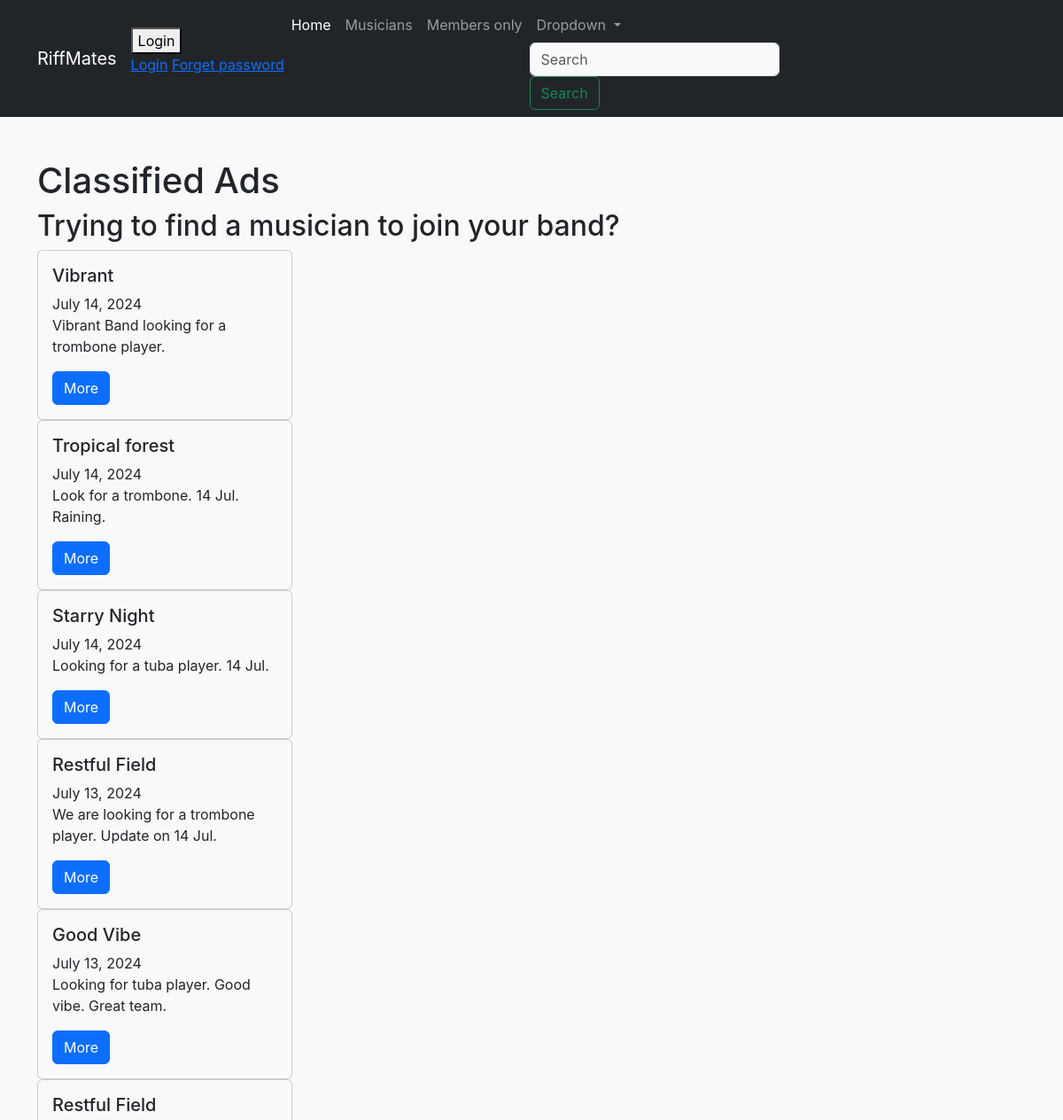
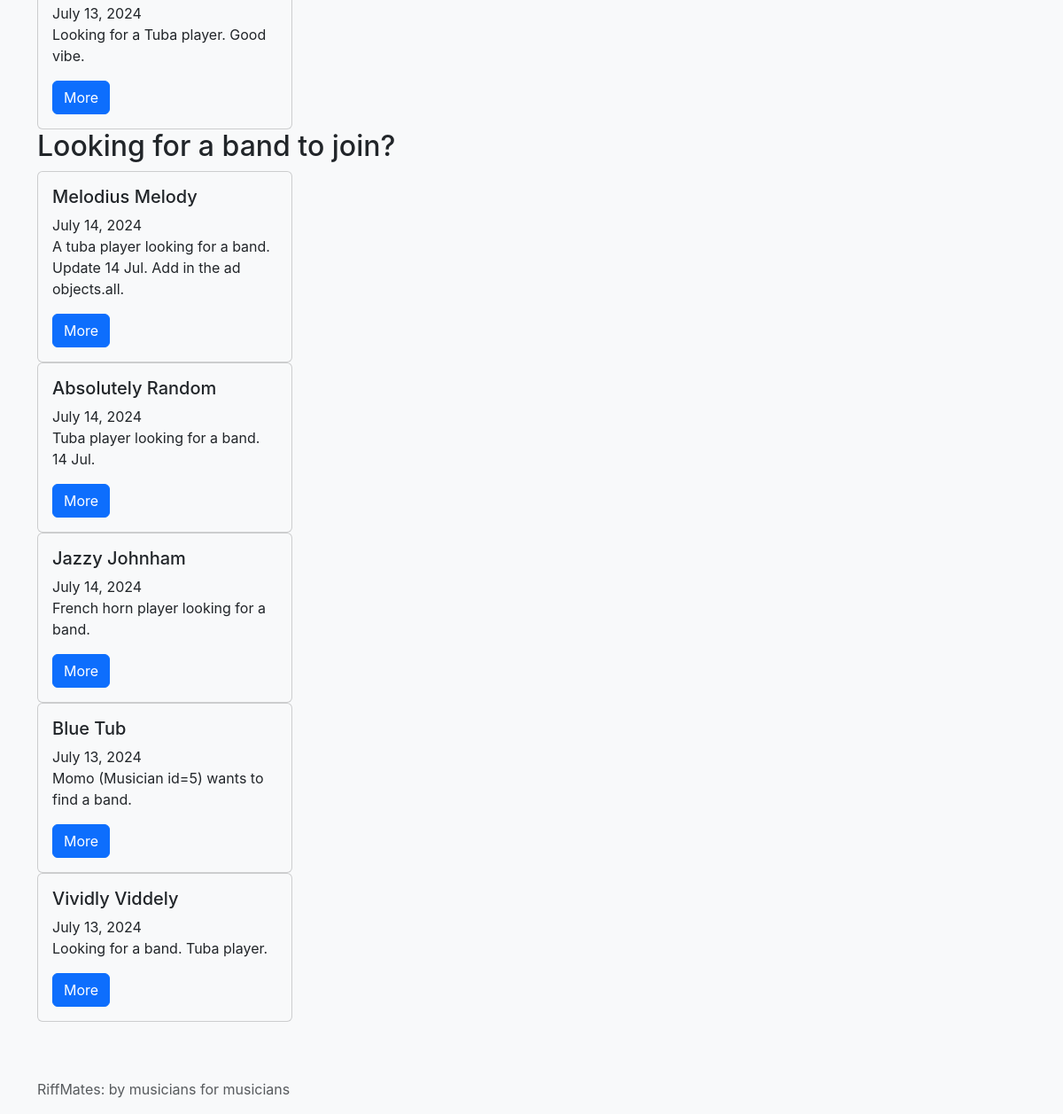
The page /content/ads_listing/ on the database as committed earlier (2 pictures, top to bottom).
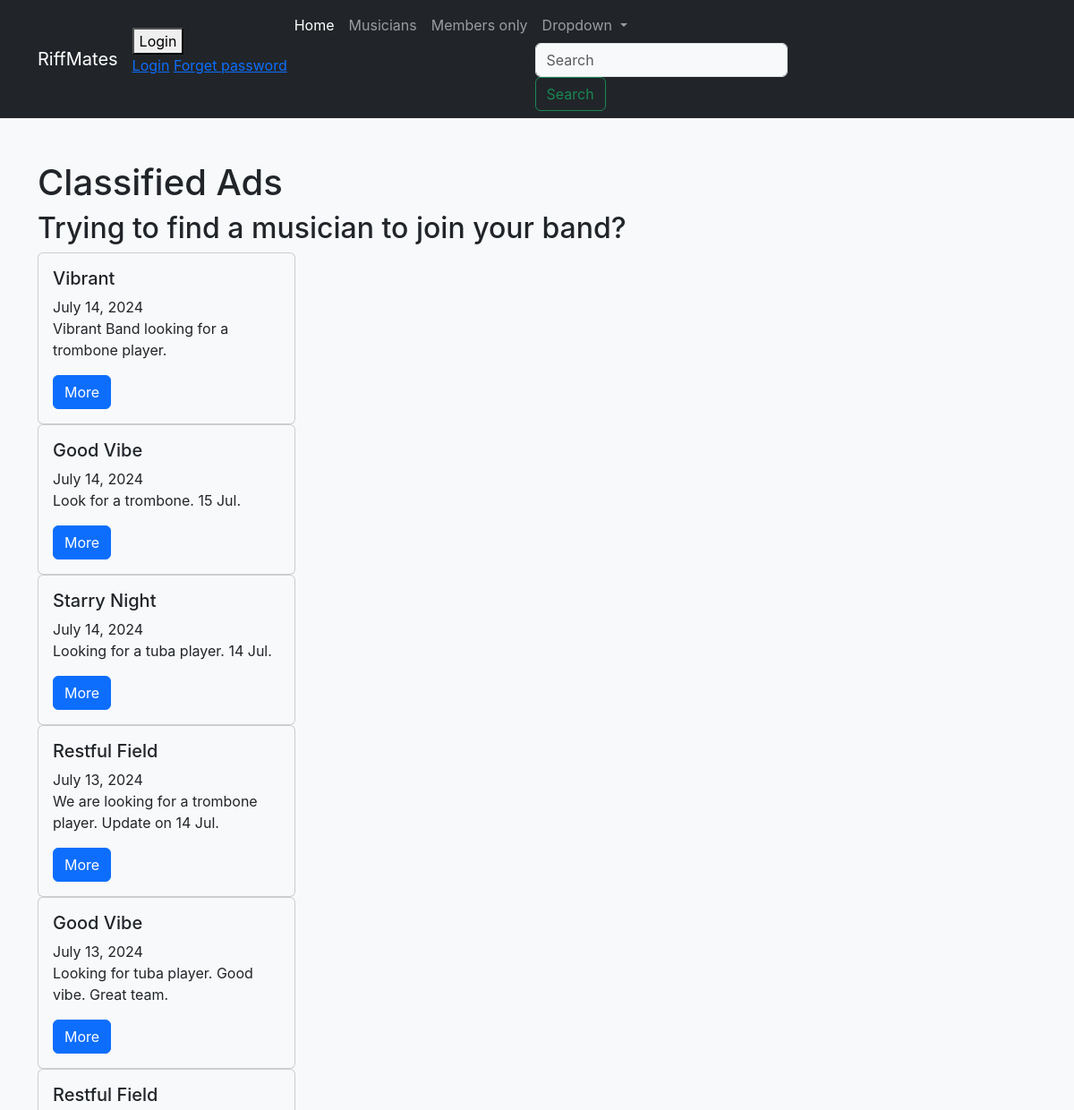
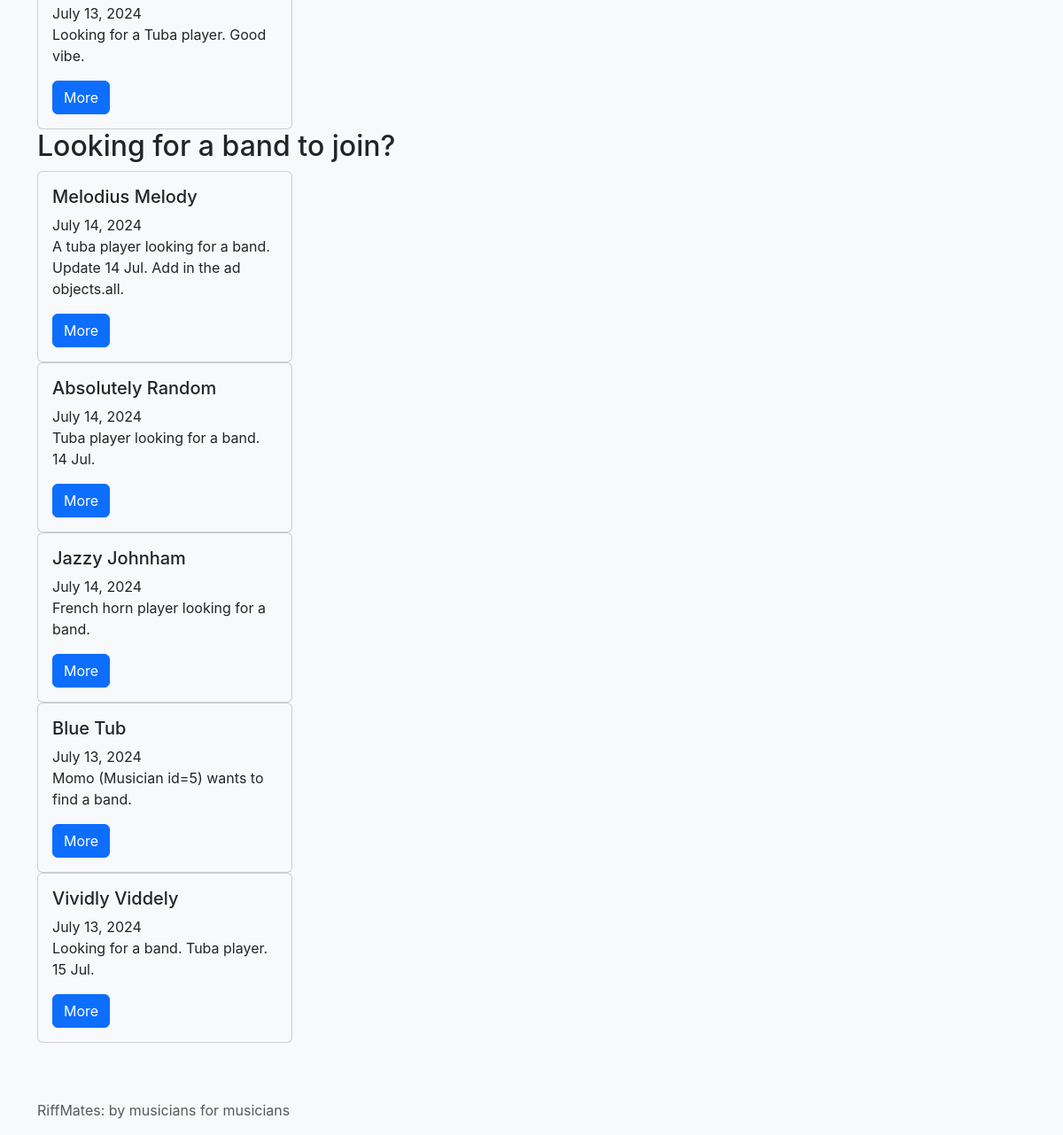
The same page on the database as committed later (2 pictures, top to bottom).
### content/models.py (models this page shows, shortened)
class SeekingAd(models.Model):
    id = models.SmallAutoField(primary_key=True)
    create_date = models.DateField(auto_now_add=True)
    owner = models.ForeignKey(User, on_delete=models.CASCADE)
    seeking_choices = {
        "M": "MUSICIAN",
        "B": "BAND"
    }
    seeking = models.CharField(
        max_length=1,
        choices = seeking_choices,
    )
    musician = models.ForeignKey(
        to=Musician,
        on_delete=models.SET_NULL,
        blank=True,
        null=True
    )
    band = models.ForeignKey(
        to=BandGroup,
        on_delete=models.SET_NULL,
        blank=True,
        null=True,
    )
    ads = models.TextField(
        max_length=300,
    )
    class Meta:
        ordering = ["-create_date"]

### bands/models.py (models this page shows, shortened)
class BandGroup(models.Model):
    id = models.SmallAutoField(primary_key=True)
    name = models.CharField(max_length=20, default="Band Group", verbose_name="Band group")
    members = models.ManyToManyField(to="bands.Musician", verbose_name="Members")
    class Meta:
        ordering = ["name"]

class Musician(models.Model):
    id = models.SmallAutoField(
        primary_key=True,
    )
    first_name = models.CharField(
        verbose_name="First name",
        max_length=50,
        help_text="First name",
    )
    last_name = models.CharField(
        verbose_name="Last name",
        max_length=50,
        help_text="Last name",
    )
    birth = models.DateField(
        verbose_name = "Date of birth",
    )
    STYLE_MUSIC = {
        "ROCK": "Rock and roll",
        "RELA": "Relaxing",
        "LIVE": "Lively",
    }
    style = models.CharField(
        verbose_name="Style of music",
        max_length=4,
        choices=STYLE_MUSIC,
        default="RELA",
        help_text="Main style of music",
    )
    class Meta:
        ordering = ["first_name"]

### content/views.py (the view)
def ads_listing(request):
    data = {
        'seeking_musician': SeekingAd.objects.filter(
            seeking=MusicianBandChoice.MUSICIAN
        ),
        'seeking_band': SeekingAd.objects.filter(
            seeking=MusicianBandChoice.BAND
        ),
    }
    return render(request=request,
           template_name="ads_listing.html",
           context=data)

### content/templates/ads_listing.html (shortened to what this page needs)
{% extends "base.html" %}
{% block content %}
    <h1>Classified Ads</h1>
    <h2>Trying to find a musician to join your band?</h2>
    {% for m in seeking_musician %}
    <div class="card" style="width: 18rem;">
        <div class="card-body">
            <h5 class="card-title">
                {{ m.band.name }}
            </h5>
            <p class="card-text">
                {{ m.create_date }}
                <br>
                {{ m.ads }}
            </p>
            <a href="#" class="btn btn-primary">More</a>
        </div>
    </div>
    {% endfor %}
    <h2>Looking for a band to join?</h2>
    {% for b in seeking_band %}
    <div class="card" style="width: 18rem;">
        <div class="card-body">
            <h5 class="card-title">
                {{ b.musician.first_name }} {{ b.musician.last_name }}
            </h5>
            <p class="card-text">
                {{ b.create_date }}
                <br>
                {{ b.ads }}
            </p>
            <a href="#" class="btn btn-primary">More</a>
        </div>
    </div>
    {% endfor %}
{% endblock content %}

Rows that differ between the two databases and show on the page:
changed SeekingAd: band.name "Tropical forest" → "Good Vibe"; ads "Look for a trombone. 14 Jul. Raining." → "Look for a trombone. 15 Jul."
changed SeekingAd "Vividly": ads "Looking for a band. Tuba player." → "Looking for a band. Tuba player. 15 Jul."
